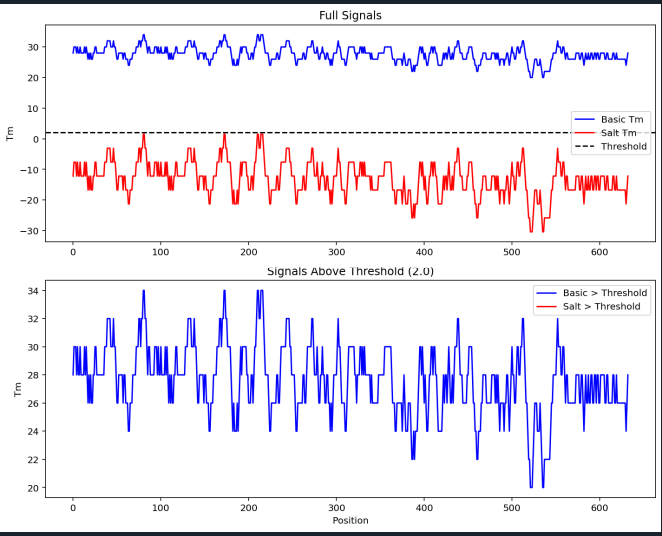

Here is the Python script that generated this plot:
# Show the minimum & maximum values of 2 signals. Also, allow the user to set
# the trashold(like a filter) that is able to take it into consideration only
# the values above the trashold. These values above the trashold should be 
# shown to the user on a second chart as horizontal bars. Thus the charts of the
# signal that are above the trashold signal are shown as a horizontal line over the sequence
# Wherever the signal is bellow the trashold the chart should show empty space
import tkinter as tk
from tkinter import filedialog, messagebox
import matplotlib.pyplot as plt
import math

def analyze():
    filepath = filedialog.askopenfilename(initialfile="lab3.fasta", filetypes=[("FASTA Files", "*.fasta *.fa *.txt")])
    if not filepath:
        return

    try:
        threshold = float(entry_thresh.get())
    except ValueError:
        messagebox.showerror("Error", "Please enter a valid number for threshold")
        return

    with open(filepath, "r") as f:
        lines = f.readlines()
    
    sequence = ""
    for line in lines:
        line = line.strip()
        if not line.startswith(">"):
            sequence += line.upper()

    final_seq = ""
    for char in sequence:
        if char in "ACGT":
            final_seq += char
    
    if len(final_seq) < 9:
        messagebox.showerror("Error", "Sequence too short")
        return

    window = 9
    limit = len(final_seq) - window + 1
    na = 0.001
    
    tm1 = []
    tm2 = []
    positions = []

    for i in range(limit):
        sub = final_seq[i : i + window]
        
        A = 0
        T = 0
        C = 0
        G = 0
        for base in sub:
            if base == 'A': A += 1
            elif base == 'T': T += 1
            elif base == 'C': C += 1
            elif base == 'G': G += 1
            
        val1 = 4 * (G + C) + 2 * (A + T)
        
        gc_perc = ((G + C) / window) * 100
        val2 = 81.5 + 16.6 * math.log10(na) + 0.41 * gc_perc - (600 / window)
        
        tm1.append(val1)
        tm2.append(val2)
        positions.append(i)

    print(f"Tm1 Min: {min(tm1)}, Max: {max(tm1)}")
    print(f"Tm2 Min: {min(tm2)}, Max: {max(tm2)}")

    tm1_filtered = []
    tm2_filtered = []
    
    for val in tm1:
        if val > threshold:
            tm1_filtered.append(val)
        else:
            tm1_filtered.append(None)
            
    for val in tm2:
        if val > threshold:
            tm2_filtered.append(val)
        else:
            tm2_filtered.append(None)

    plt.figure(figsize=(10, 8))
    
    plt.subplot(2, 1, 1)
    plt.plot(positions, tm1, label="Basic Tm", color="blue")
    plt.plot(positions, tm2, label="Salt Tm", color="red")
    plt.axhline(y=threshold, color='black', linestyle='--', label="Threshold")
    plt.title("Full Signals")
    plt.ylabel("Tm")
    plt.legend()

    plt.subplot(2, 1, 2)
    plt.plot(positions, tm1_filtered, label="Basic > Threshold", color="blue")
    plt.plot(positions, tm2_filtered, label="Salt > Threshold", color="red")
    plt.title(f"Signals Above Threshold ({threshold})")
    plt.ylabel("Tm")
    plt.xlabel("Position")
    plt.legend()
    
    plt.tight_layout()
    plt.show()

root = tk.Tk()
root.title("Tm Threshold Analysis")
root.geometry("300x200")

label = tk.Label(root, text="Tm Threshold Filter", font=("Arial", 14))
label.pack(pady=10)

frame = tk.Frame(root)
frame.pack(pady=5)
lbl_t = tk.Label(frame, text="Threshold:")
lbl_t.pack(side=tk.LEFT)
entry_thresh = tk.Entry(frame)
entry_thresh.pack(side=tk.LEFT)

btn = tk.Button(root, text="Select File & Analyze", command=analyze)
btn.pack(pady=20)

root.mainloop()
